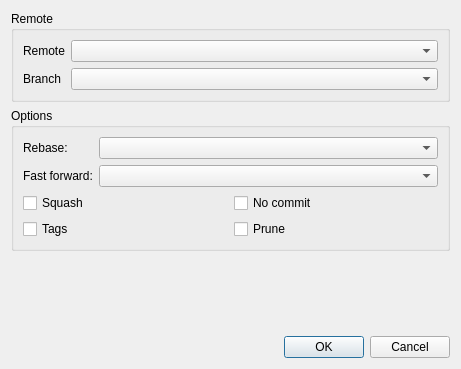
<?xml version="1.0" encoding="UTF-8"?>
<ui version="4.0">
 <class>PullDialog</class>
 <widget class="QDialog" name="PullDialog">
  <property name="geometry">
   <rect>
    <x>0</x>
    <y>0</y>
    <width>461</width>
    <height>369</height>
   </rect>
  </property>
  <property name="windowTitle">
   <string>Pull changes</string>
  </property>
  <layout class="QVBoxLayout" name="verticalLayout_4">
   <item>
    <widget class="QGroupBox" name="groupBoxBranches">
     <property name="title">
      <string>Remote</string>
     </property>
     <layout class="QFormLayout" name="formLayout">
      <item row="0" column="0">
       <widget class="QLabel" name="label">
        <property name="text">
         <string>Remote</string>
        </property>
       </widget>
      </item>
      <item row="0" column="1">
       <widget class="QComboBox" name="comboBoxRemote"/>
      </item>
      <item row="1" column="0">
       <widget class="QLabel" name="label_2">
        <property name="text">
         <string>Branch</string>
        </property>
       </widget>
      </item>
      <item row="1" column="1">
       <widget class="QComboBox" name="comboBoxBranch"/>
      </item>
     </layout>
    </widget>
   </item>
   <item>
    <widget class="QGroupBox" name="groupBox">
     <property name="title">
      <string>Options</string>
     </property>
     <layout class="QVBoxLayout" name="verticalLayout">
      <item>
       <layout class="QFormLayout" name="formLayout_2">
        <item row="0" column="0">
         <widget class="QLabel" name="label_3">
          <property name="sizePolicy">
           <sizepolicy hsizetype="Maximum" vsizetype="Preferred">
            <horstretch>0</horstretch>
            <verstretch>0</verstretch>
           </sizepolicy>
          </property>
          <property name="text">
           <string>Rebase:</string>
          </property>
         </widget>
        </item>
        <item row="0" column="1">
         <widget class="QComboBox" name="comboBoxRebase"/>
        </item>
        <item row="1" column="0">
         <widget class="QLabel" name="label_4">
          <property name="sizePolicy">
           <sizepolicy hsizetype="Maximum" vsizetype="Preferred">
            <horstretch>0</horstretch>
            <verstretch>0</verstretch>
           </sizepolicy>
          </property>
          <property name="text">
           <string>Fast forward:</string>
          </property>
         </widget>
        </item>
        <item row="1" column="1">
         <widget class="QComboBox" name="comboBoxFastForward"/>








        </item>
       </layout>
      </item>
      <item>
       <layout class="QGridLayout" name="gridLayout">
        <item row="0" column="0">
         <widget class="QCheckBox" name="checkBoxSquash">
          <property name="text">
           <string>Squash</string>
          </property>
         </widget>






































        </item>
        <item row="0" column="1">
         <widget class="QCheckBox" name="checkBoxNoCommit">
          <property name="text">
           <string>No commit</string>
          </property>
         </widget>
        </item>
        <item row="1" column="0">
         <widget class="QCheckBox" name="checkBoxTags">
          <property name="text">
           <string>Tags</string>
          </property>
         </widget>
        </item>
        <item row="1" column="1">
         <widget class="QCheckBox" name="checkBoxPrune">
          <property name="text">
           <string>Prune</string>
          </property>
         </widget>










        </item>
       </layout>
      </item>
     </layout>
    </widget>
   </item>
   <item>
    <spacer name="verticalSpacer">
     <property name="orientation">
      <enum>Qt::Vertical</enum>
     </property>
     <property name="sizeHint" stdset="0">
      <size>
       <width>20</width>
       <height>104</height>
      </size>
     </property>
    </spacer>
   </item>
   <item>
    <widget class="QDialogButtonBox" name="buttonBox">
     <property name="standardButtons">
      <set>QDialogButtonBox::Cancel|QDialogButtonBox::Ok</set>
     </property>
    </widget>
   </item>
  </layout>
 </widget>
 <resources/>
 <connections>
  <connection>
   <sender>buttonBox</sender>
   <signal>rejected()</signal>
   <receiver>PullDialog</receiver>
   <slot>reject()</slot>
   <hints>
    <hint type="sourcelabel">
     <x>240</x>
     <y>272</y>
    </hint>
    <hint type="destinationlabel">
     <x>192</x>
     <y>133</y>
    </hint>
   </hints>
  </connection>
 </connections>
</ui>
